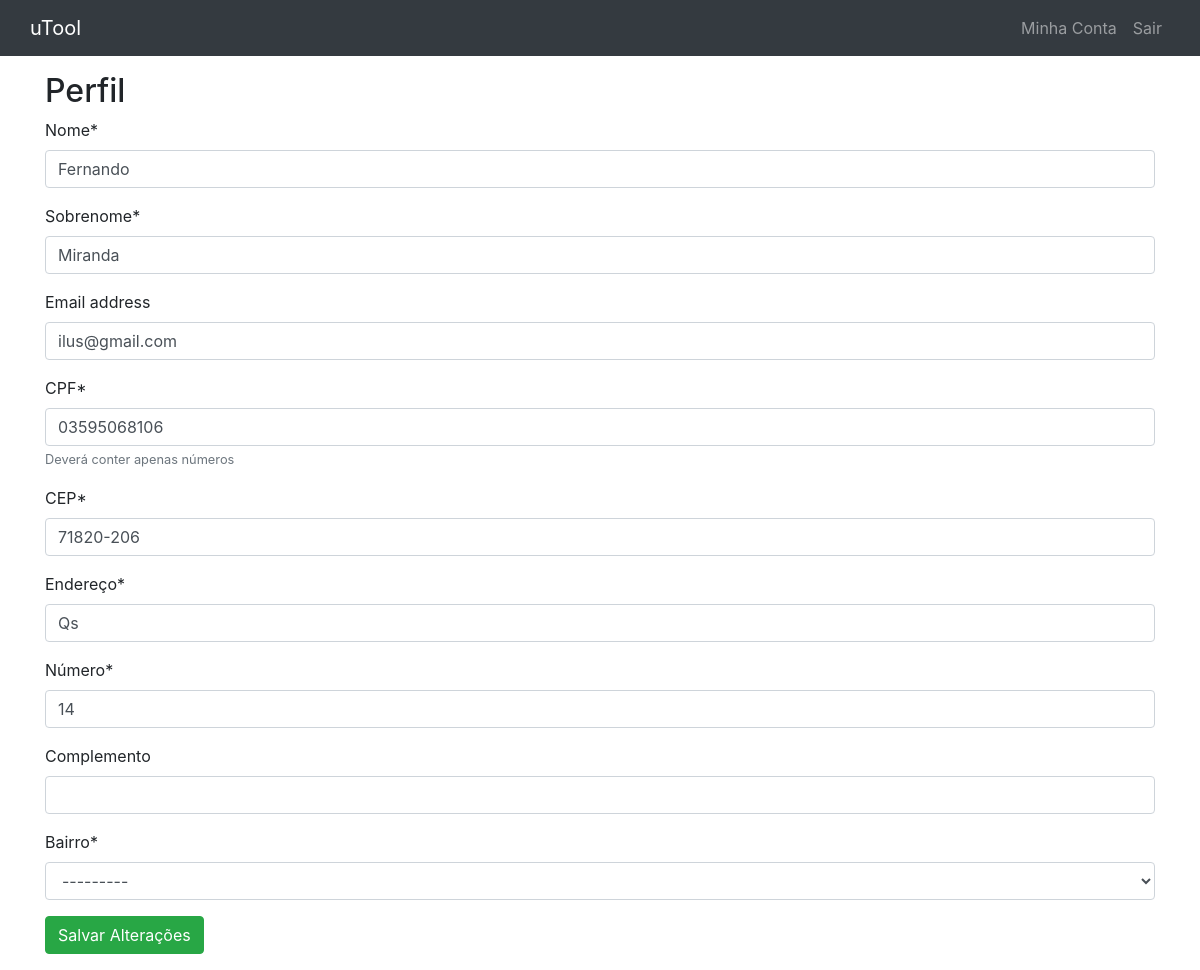
Page /profile/ (signed in) on the earlier database version.
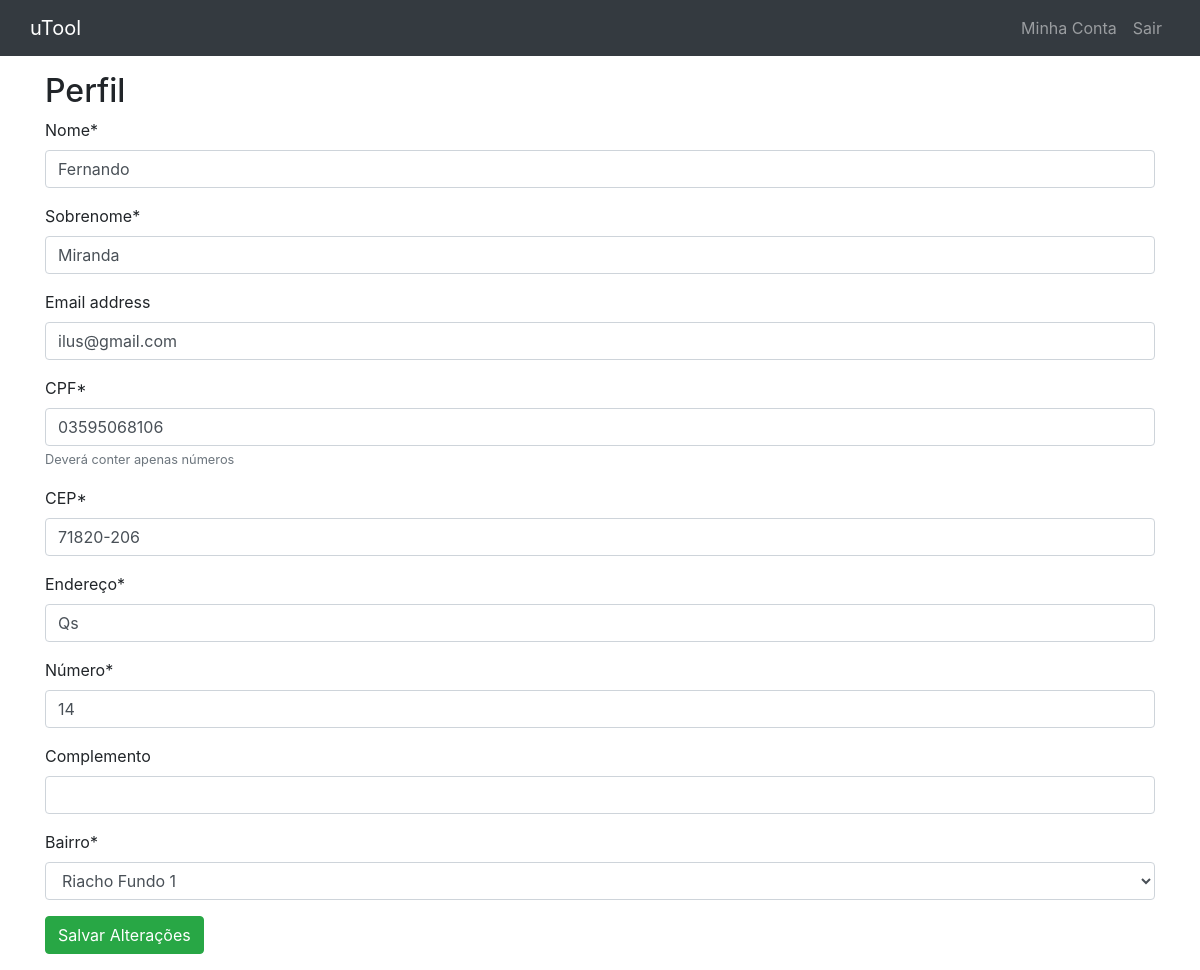
Same page on the later database version.
### users/models.py (models this page shows)
class MyUserModel(AbstractUser):
    name = models.CharField(
        verbose_name="nome",
        max_length=50,
        validators=[RegexValidator(regex='^[a-zA-Z]{3}[a-zA-Z]*$',
            message='Nome deve conter pelo menos 3 caracteres, apenas letras.',
            code='erro')]
    )
    surname = models.CharField(
        verbose_name="sobrenome",
        max_length=700,
        validators=[RegexValidator(regex='^[a-zA-Z ]{3}[a-zA-Z ]*$',
            message='Sobrenome deve conter apenas letras e espaços.',
            code='erro')]
    )
    cpf = models.CharField(
        max_length=11,
        help_text='Deverá conter apenas números',
        unique=True,
        validators=[validate_cpf],
        verbose_name="CPF"
    )
    adress = models.CharField(
        verbose_name="endereço",
        max_length=50
    )
    number = models.CharField(
        verbose_name="número",
        max_length=3,
        validators=[RegexValidator(regex='^[0-9]+$',
            message='Deve conter apenas números maiores que 0',
            code='erro')]
    )
    complement = models.CharField(
        verbose_name="complemento",
        max_length=30,
        blank=True
    )
    zip_code = models.CharField(
        verbose_name="CEP",
        validators=[RegexValidator(regex='^7[0-3][0-9]{3}-[0-9]{3}$',
        message='CEP deve estar no formato xxxxx-xxx, e ser um CEP do DF',
            code='erro')],
            max_length=9
    )
    district = models.CharField(
        max_length=20,
        verbose_name = "bairro",
        choices=(
            ('Águas Claras', 'Águas Claras'),
            ('Brazlândia', 'Brazlândia'),
            ('Candangolândia', 'Candangolândia'),
            ('Ceilândia', 'Ceilândia'),
            ('Cruzeiro', 'Cruzeiro'),
            ('Fercal', 'Fercal'),
            ('Gama', 'Gama'),
            ('Guará', 'Guará'),
            ('Itapoã', 'Itapoã'),
            ('Jardim Botânico', 'Jardim Botânico'),
            ('Lago Norte', 'Lago Norte'),
            ('Lago Sul', 'Lago Sul'),
            ('Núcleo Bandeirante', 'Núcleo Bandeirante'),
            ('Paranoá', 'Paranoá'),
            ('Park Way', 'Park Way'),
            ('Planaltina', 'Planaltina'),
            ('Plano Piloto', 'Plano Piloto'),
            ('Samambaia', 'Samambaia'),
            ('Taguatinga', 'Taguatinga'),
            ('Recanto das Emas', 'Recanto das Emas'),
            ('Riacho Fundo 1', 'Riacho Fundo 1'),
            ('Riacho Fundo 2', 'Riacho Fundo 2'),
            ('Santa Maria', 'Santa Maria'),
            ('SCIA', 'SCIA'),
            ('SIA', 'SIA'),
            ('São Sebastião', 'São Sebastião'),
            ('Sobradinho', 'Sobradinho'),
            ('Sobradinho 2', 'Sobradinho 2'),
            ('Sudoeste', 'Sudoeste'),
            ('Varjão', 'Varjão'),
            ('Vicente Pires', 'Vicente Pires'),)
    )
    state = models.CharField(
        verbose_name="estado",
        max_length=2,
        default='DF'
    )
    first_name = False
    last_name = False
    REQUIRED_FIELDS = []

### users/views.py (the view, shortened to what this page needs)
# urls.py: path('', ProfilePageView.as_view(), name='profile'),
class ProfilePageView(generic.UpdateView):
    model = MyUserModel
    template_name = 'account/profile.html'
    success_url = reverse_lazy('users:profile')
    fields = ['name', 'surname', 'email', 'cpf', 'zip_code','adress', 'number', 'complement', 'district',]
    def get_object(self):
        return self.request.user

### templates/account/profile.html (shortened to what this page needs)
{% extends 'base.html' %}
{% load crispy_forms_tags %}
{% block content %}
    <h2>Perfil</h2>
    <form method="post">
        {{ form|crispy }}
        <button class="btn btn-success" type="submit">Salvar Alterações</button>
    </form>
{% endblock %}

Differences in the rows shown:
changed MyUserModel "Fernando": district "---------" → "Riacho Fundo 1"
